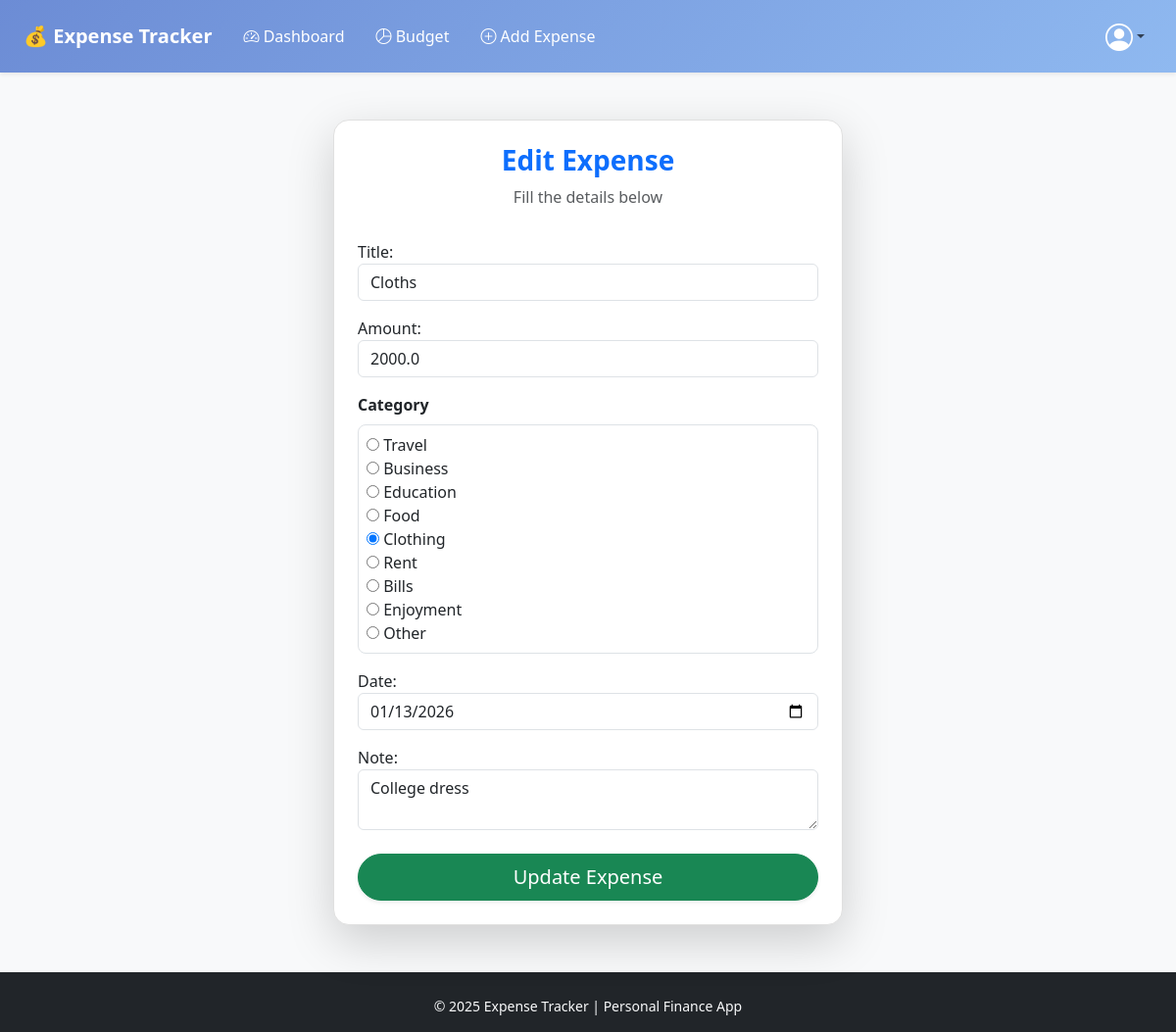
Screenshot of /edit_expense/3/ (signed in) with the database file from the repository.
### expenses/models.py (models this page shows, shortened)
class Expense(models.Model):
    user = models.ForeignKey(User, on_delete=models.CASCADE)
    title = models.CharField(max_length=100)
    amount = models.FloatField()
    category = models.CharField(max_length=100, choices=CATEGORY_CHOICES)
    date = models.DateField()
    note = models.TextField(blank=True, null=True)

### expenses/views.py (the view)
# urls.py: path('edit_expense/<int:expense_id>/', views.edit_expense, name='edit_expense'),
@login_required
def edit_expense(request, expense_id):
    expense = get_object_or_404(Expense, id=expense_id, user=request.user)
    if request.method == 'POST':
        form = ExpenseForm(request.POST, instance=expense)
        if form.is_valid():
            form.save()
            return redirect('dashboard')
    else:
        form = ExpenseForm(instance=expense)
    return render(request, 'expenses/add_expense.html', {'form': form, 'edit': True})

### expenses/forms.py
class ExpenseForm(forms.ModelForm):
    class Meta:
        model = Expense
        fields = ['title', 'amount', 'category', 'date', 'note']
        widgets = {
            'title': forms.TextInput(attrs={'class': 'form-control'}),
            'amount': forms.NumberInput(attrs={'class': 'form-control'}),
            'category': forms.RadioSelect(),   # keep radios
            'date': forms.DateInput(attrs={'type': 'date', 'class': 'form-control'}),
            'note': forms.Textarea(attrs={'class': 'form-control', 'rows': 2}),
        }
    def __init__(self, *args, **kwargs):
        super().__init__(*args, **kwargs)
        self.fields['category'].choices = [
            choice for choice in self.fields['category'].choices
            if choice[0] != ""
        ]
        self.fields['category'].required = True

### expenses/templates/expenses/add_expense.html (shortened to what this page needs)
{% extends 'expenses/base.html' %}
{% block content %}
<div class="container mt-5 d-flex justify-content-center">
    <div class="card shadow-lg rounded-4 p-4" style="max-width: 520px; width: 100%; border: 1px solid #e0e0e0;">
        <div class="text-center mb-3">
            <h3 class="fw-bold text-primary">
                {% if edit %}Edit Expense{% else %}Add Expense{% endif %}
            </h3>
            <p class="text-muted">Fill the details below</p>
        </div>
        <form method="post">
            <div class="mb-3">
                {{ form.title.label_tag }}
                {{ form.title }}
            </div>
            <div class="mb-3">
                {{ form.amount.label_tag }}
                {{ form.amount }}
            </div>
            <div class="mb-3">
                <label class="form-label fw-semibold">Category</label>
                <div class="d-flex flex-wrap gap-2 border rounded-3 p-2">
                    {{ form.category }}
                </div>
            </div>
            <div class="mb-3">
                {{ form.date.label_tag }}
                {{ form.date }}
            </div>
            <div class="mb-3">
                {{ form.note.label_tag }}
                {{ form.note }}
            </div>
            <div class="d-grid mt-4">
                <button type="submit" class="btn btn-success btn-lg rounded-pill shadow-sm">
                    {% if edit %}Update Expense{% else %}Add Expense{% endif %}
                </button>
            </div>
        </form>
    </div>
</div>
{% endblock %}

### expenses/templates/expenses/base.html (style rules this page uses)
body { background-color: #f8f9fa; }

### rows the page displays
Expense: title "Cloths", amount "2000.0", category "☐ Travel ☐ Business ☐ Education ☐ Food ☑ Clothing ☐ Rent ☐ Bills ☐ Enjoyment ☐ Other", date "01/13/2026", note "College dress"
